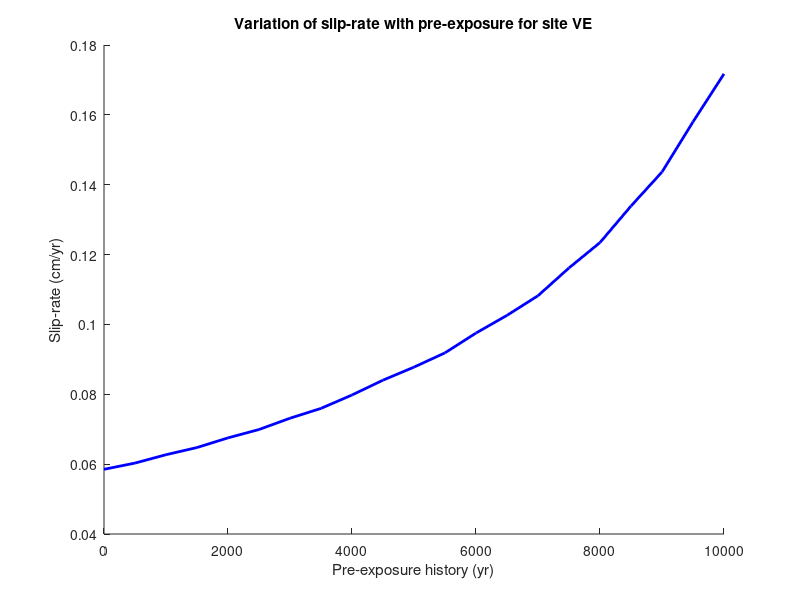
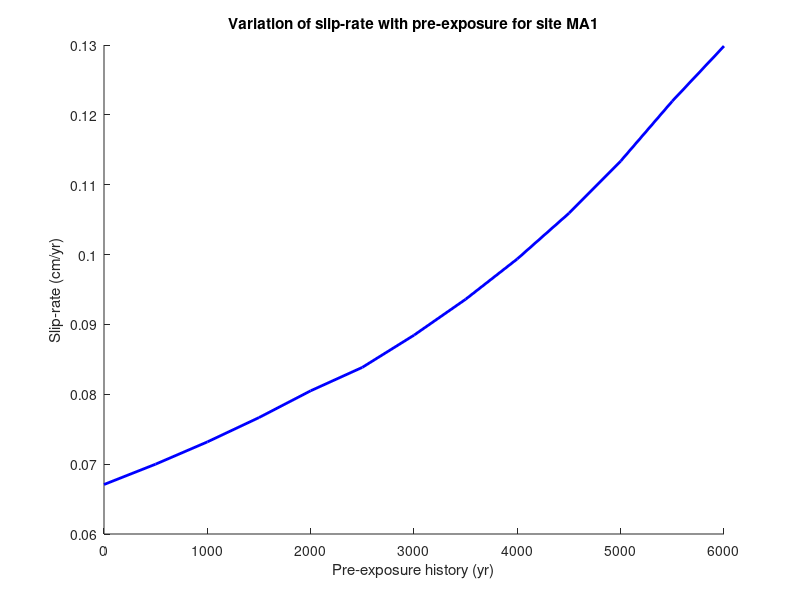
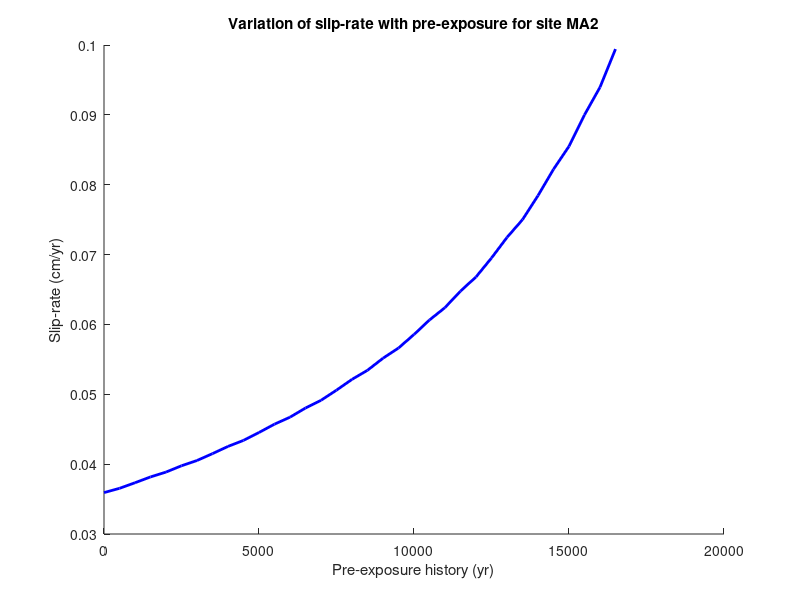
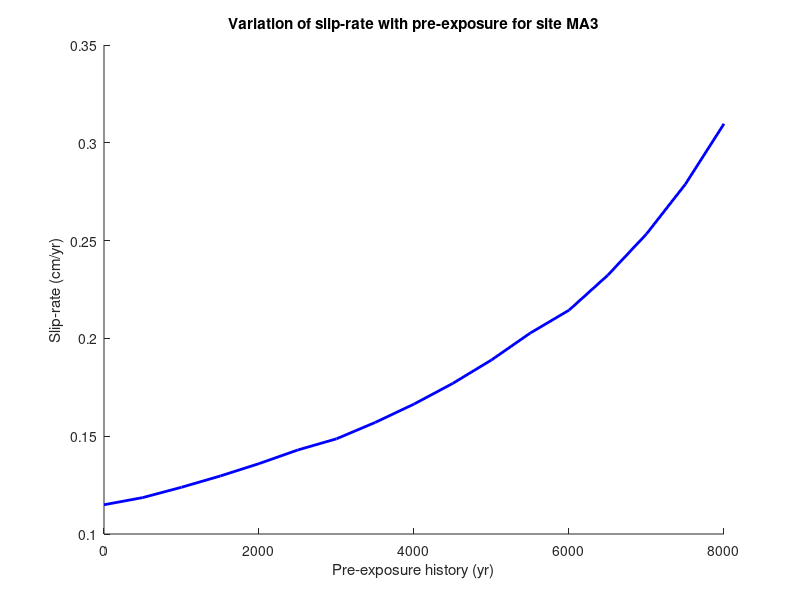

These charts were generated, in order, by the following MATLAB code:

ve_values = [
0      0.058518519;
500	   0.060305344;
1000   0.062698413;
1500   0.064754098;
2000   0.067521368;
2500   0.069911504;
3000   0.073148148;
3500   0.075961538;
4000   0.07979798;
4500   0.084042553;
5000   0.087777778;
5500   0.091860465;
6000   0.097530864;
6500   0.102597403;
7000   0.108219178;
7500   0.116176471;
8000   0.1234375;
8500   0.133898305;
9000   0.143636364;
9500   0.158;
10000  0.17173913;
];

ma1_values = [
0    0.067083333;
500  0.07;
1000 0.073181818;
1500 0.076666667;
2000 0.0805;
2500 0.083854167;
3000 0.088461538;
3500 0.093604651;
4000 0.099382716;
4500 0.105921053;
5000 0.113380282;
5500 0.121969697;
6000 0.12983871;
];

ma2_values = [
0     0.03592437;
500   0.036538462;
1000  0.037336245;
1500  0.038169643;
2000  0.038863636;
2500  0.039767442;
3000  0.040521327;
3500  0.041504854;
4000  0.042537313;
4500  0.043401015;
5000  0.04453125;
5500  0.045721925;
6000  0.046721311;
6500  0.048033708;
7000  0.049137931;
7500  0.050591716;
8000  0.052134146;
8500  0.0534375;
9000  0.05516129;
9500  0.056622517;
10000 0.058561644; 
10500 0.060638298;
11000 0.062408759; 
11500 0.064772727;
12000 0.066796875; 
12500 0.069512195;
13000 0.072457627;
13500 0.075; 
14000 0.078440367; 
14500 0.082211538;
15000 0.0855;
15500 0.09;
16000 0.093956044;
16500 0.099418605; 
];

ma3_values = [
0    0.114948454;
500  0.118617021;
1000 0.123888889;
1500 0.129651163;
2000 0.13597561;
2500 0.142948718;
3000 0.148666667;
3500 0.157042254;
4000 0.16641791;
4500 0.176984127;
5000 0.188983051;
5500 0.202727273;
6000 0.214423077;
6500 0.232291667;
7000 0.253409091;
7500 0.27875;
8000 0.309722222;
];

ma4_values = [
0     0.036893204;
500   0.037810945;
1000  0.03857868;
1500  0.039583333;
2000  0.040641711;
2500  0.041758242;
3000  0.042937853;
3500  0.044186047;
4000  0.045238095;
4500  0.046625767;
5000  0.048101266;
5500  0.049673203;
6000  0.051351351;
6500  0.053146853;
7000  0.055072464;
7500  0.056716418;
8000  0.058914729;
8500  0.061290323;
9000  0.063865546;
9500  0.066666667;
10000 0.069724771; 
10500 0.073076923;
11000 0.076; 
11500 0.08; 
12000 0.084444444;
12500 0.089411765; 
13000 0.095; 
13500 0.101333333; 
14000 0.107042254; 
14500 0.115151515; 
15000 0.124590164; 
];


figure('Name', 'VE site');
hold on;
plot(ve_values(:,1), ve_values(:,2), '-b', 'LineWidth', 2);
title('Variation of slip-rate with pre-exposure for site VE');
ylabel('Slip-rate (cm/yr)');
xlabel('Pre-exposure history (yr)');
hold off;

figure('Name', 'MA1 site');
hold on;
plot(ma1_values(:,1), ma1_values(:,2), '-b', 'LineWidth', 2);
title('Variation of slip-rate with pre-exposure for site MA1');
ylabel('Slip-rate (cm/yr)');
xlabel('Pre-exposure history (yr)');
hold off;

figure('Name', 'MA2 site');
hold on;
plot(ma2_values(:,1), ma2_values(:,2), '-b', 'LineWidth', 2);
title('Variation of slip-rate with pre-exposure for site MA2');
ylabel('Slip-rate (cm/yr)');
xlabel('Pre-exposure history (yr)');
hold off;

figure('Name', 'MA3 site');
hold on;
plot(ma3_values(:,1), ma3_values(:,2), '-b', 'LineWidth', 2);
title('Variation of slip-rate with pre-exposure for site MA3');
ylabel('Slip-rate (cm/yr)');
xlabel('Pre-exposure history (yr)');
hold off;

figure('Name', 'MA4 site');
hold on;
plot(ma4_values(:,1), ma4_values(:,2), '-b', 'LineWidth', 2);
title('Variation of slip-rate with pre-exposure for site MA4');
ylabel('Slip-rate (cm/yr)');
xlabel('Pre-exposure history (yr)');
hold off;
